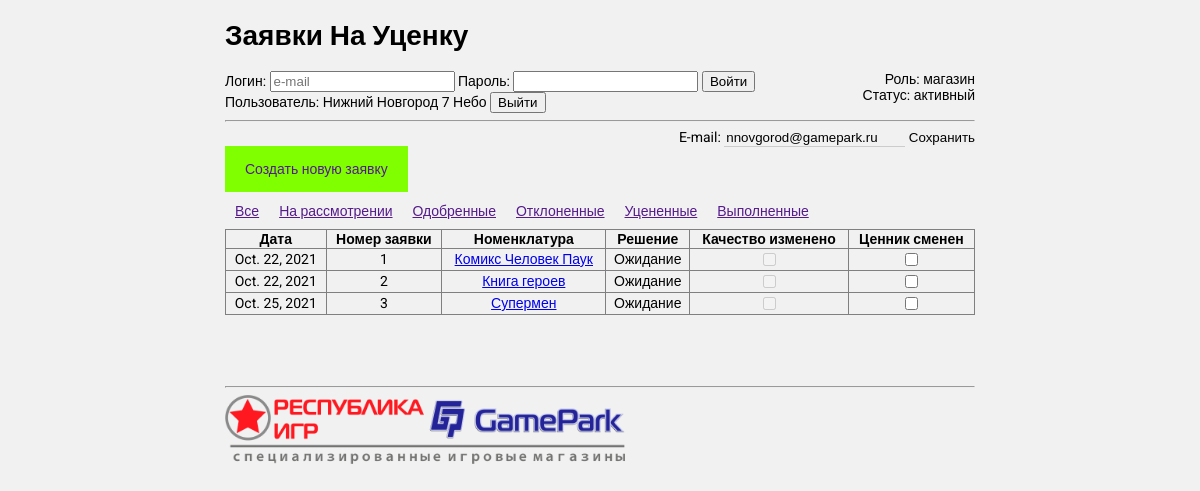
The app's page /zayavki/, older data.
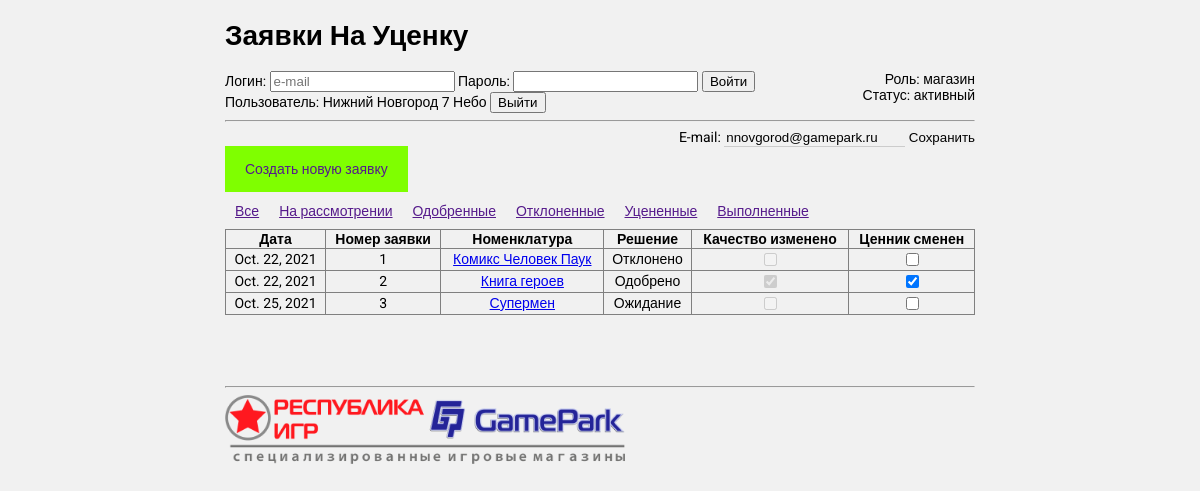
The same page, newer data.
### zayavki/models.py (models this page shows)
class Zayavka(models.Model):
    shop = models.CharField(max_length=50) # поменять на ссылку на пользователя
    data = models.DateField(auto_now_add=True)
    category = models.ForeignKey(Category, on_delete=models.PROTECT)
    code = models.CharField(max_length=10)
    name = models.CharField(max_length=100)
    description = models.TextField()
    clarification = models.TextField()
    foto1 = models.ImageField(upload_to="zayavki/foto", blank=True )
    foto2 = models.ImageField(upload_to="zayavki/foto", blank=True)
    status1 = models.BooleanField() # одобрено
    status2 = models.BooleanField() # отклонено
    status3 = models.BooleanField() # уценено
    status4 = models.BooleanField() # ценник сменен
    status5 = models.BooleanField() # остальные поля - резервные
    status6 = models.BooleanField()
    clarification_of_manager = models.CharField(max_length=150, blank=True)
    class Meta:
        verbose_name_plural = "Заявки"
        verbose_name = "Заявка"
    def __str__(self) -> str:
        return self.name

### zayavki/views.py (the view)
# urls.py: path("", page_view, name="page_view"),
def page_view(request):
    template = "zayavki/page_view.html"
    context = {
        "username" : "Нижний Новгород Мега",
        "role" : "магазин",
        "status" : "активный",
        "filters" : ["Все", "На рассмотрении", "Одобренные", "Отклоненные", "Уцененные", "Выполненные"],
        "title" : "Заявки на уценку",
        "title_page" : "Заявки на уценку",
        "data_from_model_Zayavka" : Zayavka.objects.all()
    }
    return render(request, template, context)

### zayavki/templates/zayavki/page_view.html
{% extends 'zayavki/base.html' %}
{% load  static %}
{% block content %}
    <div>
        <br>
        <a class="link-new-application" href=""> Создать новую заявку</a>
        <br><br>
        <div class="select_filter">
            {% for filter in filters %}
                <div>
                    <a href="">{{filter}}</a>
                </div>
            {% endfor %}
        </div>
        <table>
            <tr>
                <th>Дата</th>
                <th>Номер заявки</th>
                <th>Номенклатура</th>
                <th>Решение</th>
                <th>Качество изменено</th>
                <th>Ценник сменен</th>
            </tr>
            {%for zayavka in data_from_model_Zayavka%}
                <tr>
                    <td>{{zayavka.data}}</td>
                    <td>{{zayavka.id}}</td>
                    <td>
                        <a href="{% url 'zayavki:one_zayavka' %}"> {{zayavka}} </a>
                    </td>
                    <td>{% if zayavka.status1 %}
                            Одобрено
                        {% elif zayavka.status2 %}
                            Отклонено
                        {% else %}
                            Ожидание
                        {% endif %}
                    </td>
                    <td><input
                            type="checkbox"
                            id="status3"
                            disabled
                            {% if zayavka.status3 %}checked{% endif %}>
                    </td>
                    <td><input
                            type="checkbox"
                            id="status4"
                            {% if zayavka.status4 %}checked{% endif %}>
                    </td>
                </tr>
            {%endfor%}
        </table>
        <br>
    </div>
{% endblock content %}

### zayavki/templates/zayavki/base.html (shortened to what this page needs)
{% load  static %}
<!DOCTYPE html>
<html lang="en">
<head>
    <link href="{% static '/styles.css' %}" rel="stylesheet">
</head>
<body>
    <div class="container">
        <h1>{{title_page|title}}</h1>
        <div class="autorisation">
            <div class="autorisation-login">
                <form action="/">
                    <label for="name">Логин:</label>
                    <input type="text" id="name" placeholder="e-mail">
                    <label for="password">Пароль:</label>
                    <input class="pass" type="password" id="password">
                    <input type="submit" value="Войти">
                </form>
                <form action="/">
                    Пользователь: Нижний Новгород 7 Небо
                    <input type="submit" value="Выйти">
                </form>
            </div>
            <div class="autorisation-about">
                Роль: магазин
                <br>
                Статус: активный
            </div>
        </div>
        <hr />
        <div class="email">
            <form class="form-email" action="/">
                <label for="email">E-mail: </label>
                <input type="email" id="email" value="nnovgorod@gamepark.ru">
                <input class="btn" type="submit" value="Сохранить">
            </form>
        </div>
        <br>
       {% block content %}{% endblock content %}
       <br><br><br>
        <hr />
       <img src="{% static '/logo.png' %}" alt='Картинка'  width="400px">
    </div>
</body>
</html>

### static/styles.css (style rules this page uses)
body { background-color: #f1f1f1; font: normal 14px 'Roboto', sans-serif; }
.container { max-width: 750px; margin: auto; }
.autorisation { display: flex; }
.autorisation > div { box-sizing: border-box; }
.autorisation-login { width: 75%; margin: 0; padding: 0; margin-right: 10px; }
.autorisation-about { width: 25%; text-align: right; }
#email { border: none; background: transparent; border-bottom: 1px solid #ccc; color: #000; outline: none; }
.email { position: relative; }
.btn { padding: 0; border: none; cursor: pointer; }
.form-email { position:absolute; right: 0px; }
.link-new-application { cursor: pointer; background-color: chartreuse; padding: 15px 20px; text-decoration: none; }
table { width: 100%; border-style: solid; border-collapse: collapse; border: 1px solid grey; }
th, td { border: 1px solid grey; text-align: center; padding-left: 3px; padding-right: 3px; }
.select_filter { display: flex; box-sizing: border-box; }
.select_filter > div { margin: 10px; }

Row changes from the older to the newer data that the page shows:
changed Zayavka "Комикс Человек Паук": status2 "Ожидание" → "Отклонено"
changed Zayavka "Книга героев": status3 "☐" → "☑"; status4 "☐" → "☑"; status1 "Ожидание" → "Одобрено"
